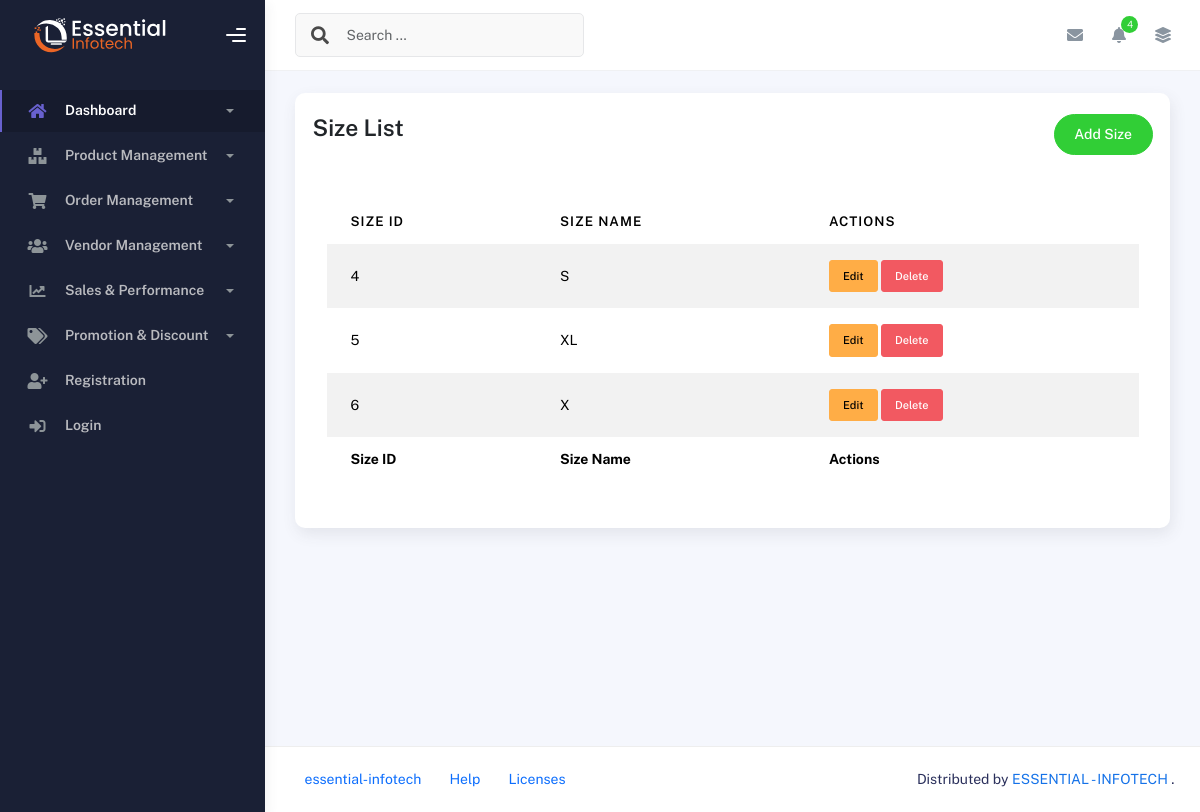
The page /product-management/size/list/ on the database as committed earlier.
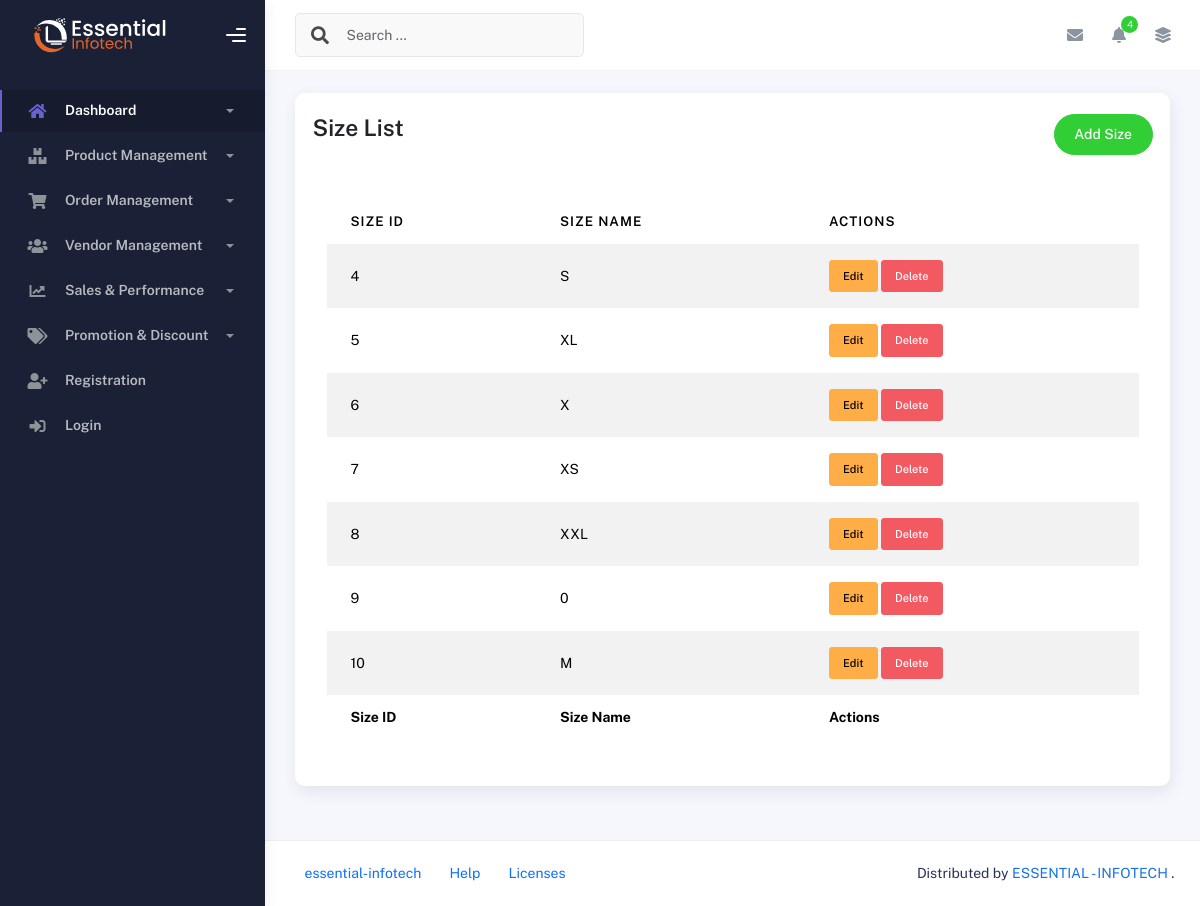
The same page on the database as committed later.
### product_management/models.py (models this page shows, shortened)
class Size(models.Model):
    size_name = models.CharField(max_length=255)
    created_at = models.DateTimeField(auto_now_add=True)
    updated_at = models.DateTimeField(auto_now=True)

### product_management/views.py (the view)
# urls.py: path('size/list/', size_list, name='size-list'),
def size_list(request):
    size = Size.objects.all()
    return render(request, 'product_management/size.html', {'size':size})

### templates/product_management/size.html (shortened to what this page needs)
{% extends 'base.html' %}
{% block content %}
    <div class="container">
        <div class="page-inner">
            <div class="row">
                <div class="col-md-12">
                    <div class="card p-3">
                        <div class="page-header d-flex justify-content-between p-1">
                            <h3 class="fw-bold mb-3">Size List</h3>
                            <a href="{% url 'size-form' %}" class="btn btn-success btn-round ms-auto text-white" style="text-decoration: none;">
                                Add Size
                            </a>
                        </div>
                        <div class="card-body">
                            <div class="table-responsive">
                                <table id="size-table" class="display table table-striped table-hover">
                                    <thead>
                                        <tr>
                                            <th>Size ID</th>
                                            <th>Size Name</th>
                                            <th>Actions</th>
                                        </tr>
                                    </thead>
                                    <tfoot>
                                        <tr>
                                            <th>Size ID</th>
                                            <th>Size Name</th>
                                            <th>Actions</th>
                                        </tr>
                                    </tfoot>
                                    <tbody>
                                        {% for size in size %}
                                        <tr>
                                            <td><a href="{% url 'size-edit' size.pk %}" class="text-black">{{ size.pk }}</a></td>
                                            <td>{{ size.size_name }}</td>
                                            <td>
                                                <a href="{% url 'size-edit' size.pk %}" class="btn btn-warning btn-sm">Edit</a>
                                                <form action="{% url 'size-delete' size.pk %}" method="post" style="display:inline;"onsubmit="return confirm('Are you sure you want to delete this banner?');">
                                                    <button type="submit" class="btn btn-danger btn-sm">Delete</button>
                                                </form>
                                            </td>
                                        </tr>
                                        {% empty %}
                                        <tr>
                                            <td colspan="3" class="text-center">No sizes available.</td>
                                        </tr>
                                        {% endfor %}
                                    </tbody>
                                </table>
                            </div>
                        </div>
                    </div>
                </div>
            </div>
        </div>
    </div>
{% endblock %}

Rows that differ between the two databases and show on the page:
added Size: pk "7", size_name "XS"
added Size: pk "8", size_name "XXL"
added Size: pk "9", size_name "0"
added Size: pk "10", size_name "M"
